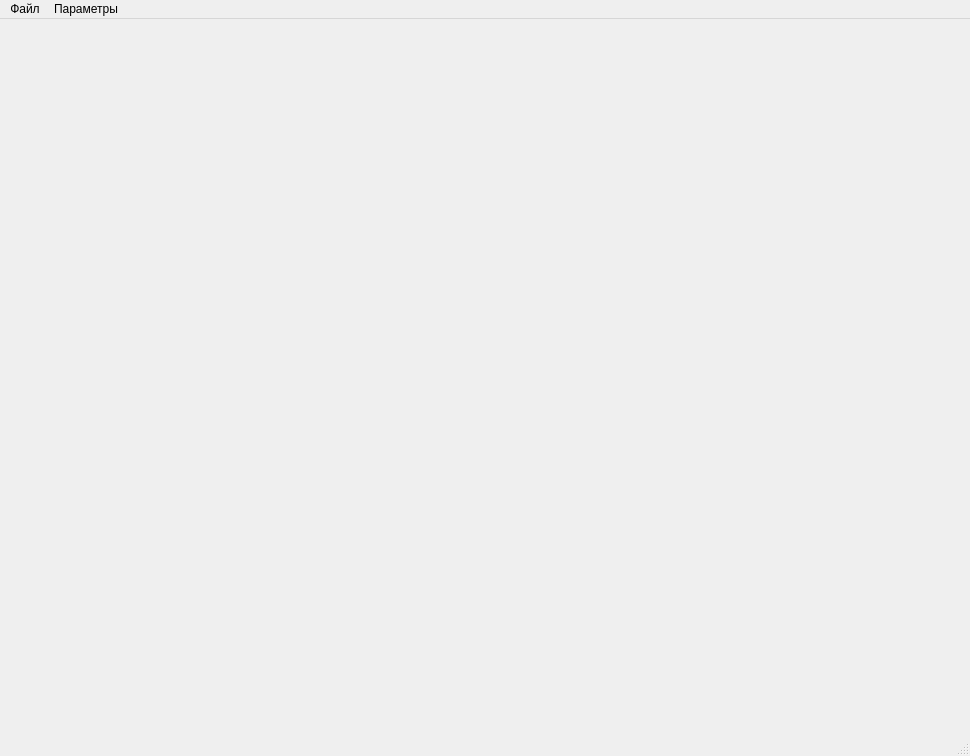
<?xml version="1.0" encoding="UTF-8"?>
<ui version="4.0">
 <class>MainWindow</class>
 <widget class="QMainWindow" name="MainWindow">
  <property name="geometry">
   <rect>
    <x>0</x>
    <y>0</y>
    <width>970</width>
    <height>756</height>
   </rect>
  </property>
  <property name="windowTitle">
   <string>MainWindow</string>
  </property>
  <widget class="QWidget" name="centralwidget"/>
  <widget class="QMenuBar" name="menubar">
   <property name="geometry">
    <rect>
     <x>0</x>
     <y>0</y>
     <width>970</width>
     <height>19</height>
    </rect>
   </property>
   <widget class="QMenu" name="menuParams">
    <property name="title">
     <string>Параметры</string>
    </property>
    <addaction name="actWithAreas"/>
    <addaction name="actUseHoles"/>
   </widget>
   <widget class="QMenu" name="menuFile">
    <property name="title">
     <string>Файл</string>
    </property>
    <addaction name="actionSave"/>
   </widget>
   <addaction name="menuFile"/>
   <addaction name="menuParams"/>
  </widget>
  <widget class="QStatusBar" name="statusbar"/>
  <action name="actWithAreas">
   <property name="checkable">
    <bool>true</bool>
   </property>
   <property name="text">
    <string>Формировать области</string>
   </property>
  </action>
  <action name="actUseHoles">
   <property name="checkable">
    <bool>true</bool>
   </property>
   <property name="text">
    <string>Закрытые области</string>
   </property>
  </action>
  <action name="actionSave">
   <property name="text">
    <string>Сохранить результат</string>
   </property>
  </action>
 </widget>
 <resources/>
 <connections/>
</ui>
